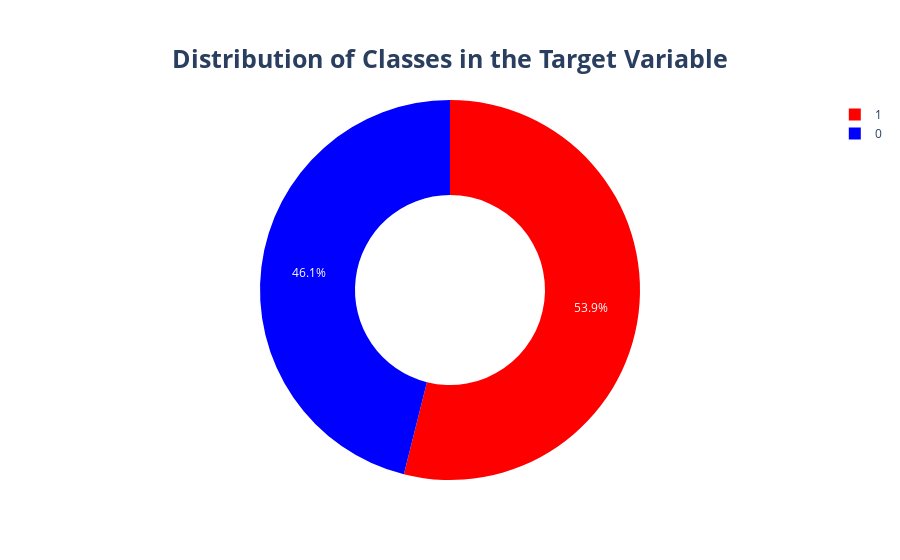

This figure's notebook cell:
### Code cell
# Pie plot
fig = px.pie(train, names = 'target', hole = .5)

# Layout
fig.update_traces(marker=dict(colors=['red', 'blue']))

fig.update_layout(title = {'text':'<b>Distribution of Classes in the Target Variable</b>',
                           'x': 0.5,
                           'xanchor': 'center',
                           'yanchor': 'top',
                           'font': {
                               'size': 25
                           }},
                  margin=dict(t=100)
                 )
fig.show()

### Figure 1 — Plotly figure (JSON) as saved in the notebook; plotly's stock layout.template omitted (floating-point values rounded to 4 significant figures; data arrays with more than 128 entries replaced by an {"elided": "..."} marker saying what was removed)
{"data": [{"domain": {"x": [0, 1], "y": [0, 1]}, "hole": 0.5, "hovertemplate": "target=%{label}<extra></extra>", "labels": {"elided": "525 int values"}, "legendgroup": "", "marker": {"colors": ["red", "blue"]}, "name": "", "showlegend": true, "type": "pie"}], "layout": {"legend": {"tracegroupgap": 0}, "margin": {"t": 100}, "title": {"font": {"size": 25}, "text": "<b>Distribution of Classes in the Target Variable</b>", "x": 0.5, "xanchor": "center", "yanchor": "top"}}}
